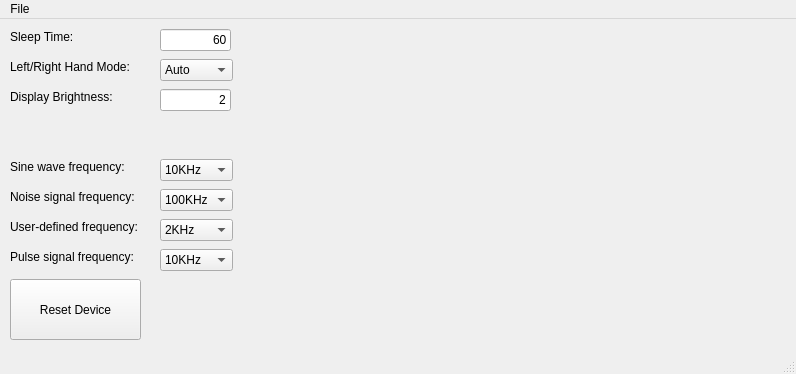
<?xml version="1.0" encoding="UTF-8"?>
<ui version="4.0">
 <class>MainWindow</class>
 <widget class="QMainWindow" name="MainWindow">
  <property name="geometry">
   <rect>
    <x>0</x>
    <y>0</y>
    <width>796</width>
    <height>374</height>
   </rect>
  </property>
  <property name="windowTitle">
   <string>DT71 Configuration Utility</string>
  </property>
  <widget class="QWidget" name="centralwidget">
   <widget class="QLabel" name="sleepTimeLabel">
    <property name="geometry">
     <rect>
      <x>10</x>
      <y>10</y>
      <width>81</width>
      <height>16</height>
     </rect>
    </property>
    <property name="text">
     <string>Sleep Time:</string>
    </property>
   </widget>
   <widget class="QLabel" name="handednessLabel">
    <property name="geometry">
     <rect>
      <x>10</x>
      <y>40</y>
      <width>141</width>
      <height>16</height>
     </rect>
    </property>
    <property name="text">
     <string>Left/Right Hand Mode:</string>
    </property>
   </widget>
   <widget class="QLabel" name="brightnessLabel">
    <property name="geometry">
     <rect>
      <x>10</x>
      <y>70</y>
      <width>141</width>
      <height>16</height>
     </rect>
    </property>
    <property name="text">
     <string>Display Brightness:</string>
    </property>
   </widget>
   <widget class="QLabel" name="sineLabel">
    <property name="geometry">
     <rect>
      <x>10</x>
      <y>140</y>
      <width>141</width>
      <height>16</height>
     </rect>
    </property>
    <property name="text">
     <string>Sine wave frequency:</string>
    </property>
   </widget>
   <widget class="QLabel" name="noiseLabel">
    <property name="geometry">
     <rect>
      <x>10</x>
      <y>170</y>
      <width>141</width>
      <height>16</height>
     </rect>
    </property>
    <property name="text">
     <string>Noise signal frequency:</string>
    </property>
   </widget>
   <widget class="QLabel" name="userLabel">
    <property name="geometry">
     <rect>
      <x>10</x>
      <y>200</y>
      <width>141</width>
      <height>16</height>
     </rect>
    </property>
    <property name="text">
     <string>User-defined frequency:</string>
    </property>
   </widget>
   <widget class="QLabel" name="pulseLabel">
    <property name="geometry">
     <rect>
      <x>10</x>
      <y>230</y>
      <width>141</width>
      <height>16</height>
     </rect>
    </property>
    <property name="text">
     <string>Pulse signal frequency:</string>
    </property>
   </widget>
   <widget class="QComboBox" name="sineComboBox">
    <property name="geometry">
     <rect>
      <x>160</x>
      <y>140</y>
      <width>73</width>
      <height>22</height>
     </rect>
    </property>
    <item>
     <property name="text">
      <string>10KHz</string>
     </property>
    </item>
    <item>
     <property name="text">
      <string>5KHz</string>
     </property>
    </item>
    <item>
     <property name="text">
      <string>2KHz</string>
     </property>
    </item>
    <item>
     <property name="text">
      <string>1KHz</string>
     </property>
    </item>
    <item>
     <property name="text">
      <string>500Hz</string>
     </property>
    </item>
    <item>
     <property name="text">
      <string>200Hz</string>
     </property>
    </item>
   </widget>
   <widget class="QComboBox" name="noiseComboBox">
    <property name="geometry">
     <rect>
      <x>160</x>
      <y>170</y>
      <width>73</width>
      <height>22</height>
     </rect>
    </property>
    <property name="currentIndex">
     <number>0</number>
    </property>
    <item>
     <property name="text">
      <string>100KHz</string>
     </property>
    </item>
   </widget>
   <widget class="QComboBox" name="userComboBox">
    <property name="geometry">
     <rect>
      <x>160</x>
      <y>200</y>
      <width>73</width>
      <height>22</height>
     </rect>
    </property>
    <property name="currentIndex">
     <number>2</number>
    </property>
    <item>
     <property name="text">
      <string>10KHz</string>
     </property>
    </item>
    <item>
     <property name="text">
      <string>5KHz</string>
     </property>
    </item>
    <item>
     <property name="text">
      <string>2KHz</string>
     </property>
    </item>
    <item>
     <property name="text">
      <string>1KHz</string>
     </property>
    </item>
    <item>
     <property name="text">
      <string>500Hz</string>
     </property>
    </item>
    <item>
     <property name="text">
      <string>200Hz</string>
     </property>
    </item>
   </widget>
   <widget class="QComboBox" name="pulseComboBox">
    <property name="geometry">
     <rect>
      <x>160</x>
      <y>230</y>
      <width>73</width>
      <height>22</height>
     </rect>
    </property>
    <property name="currentIndex">
     <number>3</number>
    </property>
    <item>
     <property name="text">
      <string>100KHz</string>
     </property>
    </item>
    <item>
     <property name="text">
      <string>50KHz</string>
     </property>
    </item>
    <item>
     <property name="text">
      <string>20KHz</string>
     </property>
    </item>
    <item>
     <property name="text">
      <string>10KHz</string>
     </property>
    </item>
    <item>
     <property name="text">
      <string>5KHz</string>
     </property>
    </item>
    <item>
     <property name="text">
      <string>2KHz</string>
     </property>
    </item>
    <item>
     <property name="text">
      <string>1KHz</string>
     </property>
    </item>
    <item>
     <property name="text">
      <string>500Hz</string>
     </property>
    </item>
    <item>
     <property name="text">
      <string>200Hz</string>
     </property>
    </item>
   </widget>
   <widget class="QLineEdit" name="sleepTimeEdit">
    <property name="geometry">
     <rect>
      <x>160</x>
      <y>10</y>
      <width>71</width>
      <height>22</height>
     </rect>
    </property>
    <property name="text">
     <string>60</string>
    </property>
    <property name="alignment">
     <set>Qt::AlignRight|Qt::AlignTrailing|Qt::AlignVCenter</set>
    </property>
   </widget>
   <widget class="QLineEdit" name="brightnessEdit">
    <property name="geometry">
     <rect>
      <x>160</x>
      <y>70</y>
      <width>71</width>
      <height>22</height>
     </rect>
    </property>
    <property name="text">
     <string>2</string>
    </property>
    <property name="alignment">
     <set>Qt::AlignRight|Qt::AlignTrailing|Qt::AlignVCenter</set>
    </property>
   </widget>
   <widget class="QPushButton" name="resetDevicebutton">
    <property name="geometry">
     <rect>
      <x>10</x>
      <y>260</y>
      <width>131</width>
      <height>61</height>
     </rect>
    </property>
    <property name="text">
     <string>Reset Device</string>
    </property>
   </widget>
   <widget class="QWidget" name="graphWidget" native="true">
    <property name="geometry">
     <rect>
      <x>270</x>
      <y>10</y>
      <width>501</width>
      <height>241</height>
     </rect>
    </property>
   </widget>
   <widget class="QComboBox" name="sineComboBox_2">
    <property name="geometry">
     <rect>
      <x>160</x>
      <y>40</y>
      <width>73</width>
      <height>22</height>
     </rect>
    </property>
    <property name="currentIndex">
     <number>2</number>
    </property>
    <item>
     <property name="text">
      <string>R/H</string>
     </property>
    </item>
    <item>
     <property name="text">
      <string>L/H</string>
     </property>
    </item>
    <item>
     <property name="text">
      <string>Auto</string>
     </property>
    </item>
   </widget>
  </widget>
  <widget class="QMenuBar" name="menubar">
   <property name="geometry">
    <rect>
     <x>0</x>
     <y>0</y>
     <width>796</width>
     <height>26</height>
    </rect>
   </property>
   <widget class="QMenu" name="menuOpen_File">
    <property name="title">
     <string>File</string>
    </property>
    <addaction name="actionOpen_File"/>
    <addaction name="actionSave"/>
    <addaction name="actionSave_As"/>
    <addaction name="separator"/>
    <addaction name="actionLoad_from_Tweezers"/>
    <addaction name="actionSave_to_Device"/>
   </widget>
   <addaction name="menuOpen_File"/>
  </widget>
  <widget class="QStatusBar" name="statusbar"/>
  <action name="actionOpen_File">
   <property name="text">
    <string>Open File...</string>
   </property>
  </action>
  <action name="actionSave">
   <property name="text">
    <string>Save...</string>
   </property>
  </action>
  <action name="actionSave_As">
   <property name="text">
    <string>Save As...</string>
   </property>
  </action>
  <action name="actionLoad_from_Tweezers">
   <property name="text">
    <string>Load from Device</string>
   </property>
  </action>
  <action name="actionSave_to_Device">
   <property name="text">
    <string>Save to Device</string>
   </property>
  </action>
 </widget>
 <resources/>
 <connections/>
</ui>
